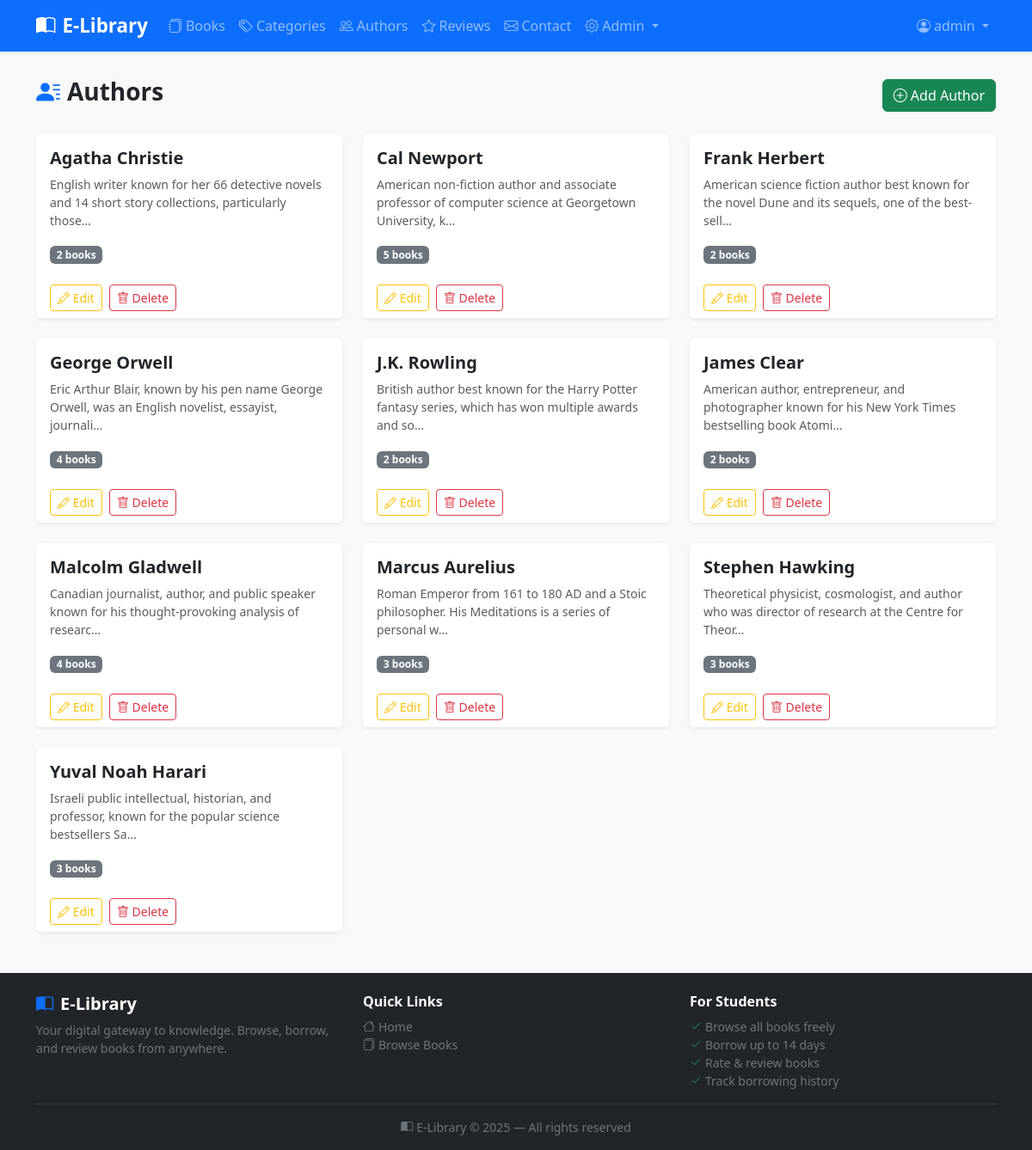
Screenshot of /admin-panel/authors/ (signed in) with the database file from the repository.
### books/models.py (models this page shows, shortened)
class Author(models.Model):
    name = models.CharField(max_length=200)
    bio = models.TextField(blank=True)
    photo = models.ImageField(upload_to='authors/', blank=True, null=True)
    class Meta:
        ordering = ['name']

### books/views.py (the view)
# urls.py: path('authors/', views.author_list, name='author_list'),
@user_passes_test(is_admin)
def author_list(request):
    authors = Author.objects.all()
    return render(request, 'books/author_list.html', {'authors': authors})

### books/views.py (called while the page is built)
def is_admin(user):
    return user.is_staff

### templates/books/author_list.html (shortened to what this page needs)
{% extends 'base.html' %}
{% block content %}
<div class="d-flex justify-content-between align-items-center mb-4">
  <h3 class="fw-bold"><i class="bi bi-person-lines-fill me-2 text-primary"></i>Authors</h3>
  <a href="{% url 'author_create' %}" class="btn btn-success">
    <i class="bi bi-plus-circle me-1"></i>Add Author
  </a>
</div>
<div class="row row-cols-1 row-cols-md-3 g-4">
  {% for author in authors %}
  <div class="col">
    <div class="card h-100 border-0 shadow-sm">
      <div class="card-body">
        <h5 class="fw-bold">{{ author.name }}</h5>
        <p class="text-muted small">{{ author.bio|truncatechars:100 }}</p>
        <span class="badge bg-secondary">{{ author.books.count }} book{{ author.books.count|pluralize }}</span>
      </div>
      <div class="card-footer bg-white border-0">
        <a href="{% url 'author_edit' author.pk %}" class="btn btn-sm btn-outline-warning me-1">
          <i class="bi bi-pencil"></i> Edit
        </a>
        <a href="{% url 'author_delete' author.pk %}" class="btn btn-sm btn-outline-danger">
          <i class="bi bi-trash"></i> Delete
        </a>
      </div>
    </div>
  </div>
  {% empty %}
  <div class="col-12 text-center text-muted py-5">
    <i class="bi bi-person-x display-4"></i>
    <p class="mt-2">No authors yet. <a href="{% url 'author_create' %}">Add one!</a></p>
  </div>
  {% endfor %}
</div>
{% endblock %}

### templates/base.html (shortened to what this page needs)
<!DOCTYPE html>
<html lang="en">
<head>
  <link href="https://cdn.jsdelivr.net/npm/bootstrap@5.3.0/dist/css/bootstrap.min.css" rel="stylesheet">
  <link href="https://cdn.jsdelivr.net/npm/bootstrap-icons@1.11.0/font/bootstrap-icons.css" rel="stylesheet">
</head>
<body>
<nav class="navbar navbar-expand-lg navbar-dark bg-primary shadow-sm fixed-top">
  <div class="container">
    <a class="navbar-brand" href="{% url 'home' %}">
      <i class="bi bi-book-half me-2"></i>E-Library
    </a>
    <div class="collapse navbar-collapse" id="navbarNav">
      <ul class="navbar-nav me-auto">
        <li class="nav-item">
          <a class="nav-link" href="{% url 'book_list' %}"><i class="bi bi-journals me-1"></i>Books</a>
        </li>
        <li class="nav-item">
          <a class="nav-link" href="{% url 'public_category_list' %}"><i class="bi bi-tags me-1"></i>Categories</a>
        </li>
        <li class="nav-item">
          <a class="nav-link" href="{% url 'public_author_list' %}"><i class="bi bi-people me-1"></i>Authors</a>
        </li>
        <li class="nav-item">
          <a class="nav-link" href="{% url 'public_reviews' %}"><i class="bi bi-star me-1"></i>Reviews</a>
        </li>
        <li class="nav-item">
          <a class="nav-link" href="{% url 'contact' %}"><i class="bi bi-envelope me-1"></i>Contact</a>
        </li>
        {% if user.is_staff %}
        <li class="nav-item dropdown">
          <a class="nav-link dropdown-toggle" href="#" data-bs-toggle="dropdown">
            <i class="bi bi-gear me-1"></i>Admin
          </a>
        </li>
        {% endif %}
      </ul>
      <ul class="navbar-nav">
        {% if user.is_authenticated %}
        <li class="nav-item dropdown">
          <a class="nav-link dropdown-toggle" href="#" data-bs-toggle="dropdown">
            <i class="bi bi-person-circle me-1"></i>{{ user.get_full_name|default:user.username }}
          </a>
        </li>
        {% endif %}
      </ul>
    </div>
  </div>
</nav>
<div class="container mt-4">
  {% block content %}{% endblock %}
</div>
<footer class="bg-dark text-white mt-5 pt-4 pb-3">
  <div class="container">
    <div class="row g-4 mb-3">
      <div class="col-md-4">
        <h5 class="fw-bold mb-2"><i class="bi bi-book-half me-2 text-primary"></i>E-Library</h5>
        <p class="text-secondary small mb-0">Your digital gateway to knowledge. Browse, borrow, and review books from anywhere.</p>
      </div>
      <div class="col-md-4">
        <h6 class="fw-semibold mb-2">Quick Links</h6>
        <ul class="list-unstyled small mb-0">
          <li><a href="{% url 'home' %}" class="text-secondary text-decoration-none"><i class="bi bi-house me-1"></i>Home</a></li>
          <li><a href="{% url 'book_list' %}" class="text-secondary text-decoration-none"><i class="bi bi-journals me-1"></i>Browse Books</a></li>
        </ul>
      </div>
      <div class="col-md-4">
        <h6 class="fw-semibold mb-2">For Students</h6>
        <ul class="list-unstyled small mb-0 text-secondary">
          <li><i class="bi bi-check2 me-1 text-success"></i>Browse all books freely</li>
          <li><i class="bi bi-check2 me-1 text-success"></i>Borrow up to 14 days</li>
          <li><i class="bi bi-check2 me-1 text-success"></i>Rate &amp; review books</li>
          <li><i class="bi bi-check2 me-1 text-success"></i>Track borrowing history</li>
        </ul>
      </div>
    </div>
    <hr class="border-secondary">
    <p class="text-center text-secondary small mb-0">
      <i class="bi bi-book-half me-1"></i>E-Library &copy; 2025 &mdash; All rights reserved
    </p>
  </div>
</footer>
</body>
</html>

### templates/base.html (style rules this page uses)
body { background-color: #f8f9fa; padding-top: 66px; }
.navbar-brand { font-weight: 700; font-size: 1.4rem; }

### rows the page displays
Author: name "Agatha Christie", bio "English writer known for her 66 detective novels and 14 short story collections, particularly those…", books.count "2"
Author: name "Cal Newport", bio "American non-fiction author and associate professor of computer science at Georgetown University, k…", books.count "5"
Author: name "Frank Herbert", bio "American science fiction author best known for the novel Dune and its sequels, one of the best-sell…", books.count "2"
Author: name "George Orwell", bio "Eric Arthur Blair, known by his pen name George Orwell, was an English novelist, essayist, journali…", books.count "4"
Author: name "J.K. Rowling", bio "British author best known for the Harry Potter fantasy series, which has won multiple awards and so…", books.count "2"
Author: name "James Clear", bio "American author, entrepreneur, and photographer known for his New York Times bestselling book Atomi…", books.count "2"
Author: name "Malcolm Gladwell", bio "Canadian journalist, author, and public speaker known for his thought-provoking analysis of researc…", books.count "4"
Author: name "Marcus Aurelius", bio "Roman Emperor from 161 to 180 AD and a Stoic philosopher. His Meditations is a series of personal w…", books.count "3"
Author: name "Stephen Hawking", bio "Theoretical physicist, cosmologist, and author who was director of research at the Centre for Theor…", books.count "3"
Author: name "Yuval Noah Harari", bio "Israeli public intellectual, historian, and professor, known for the popular science bestsellers Sa…", books.count "3"

### other values shown
{{ user.get_full_name|default:user.username }} "admin"
